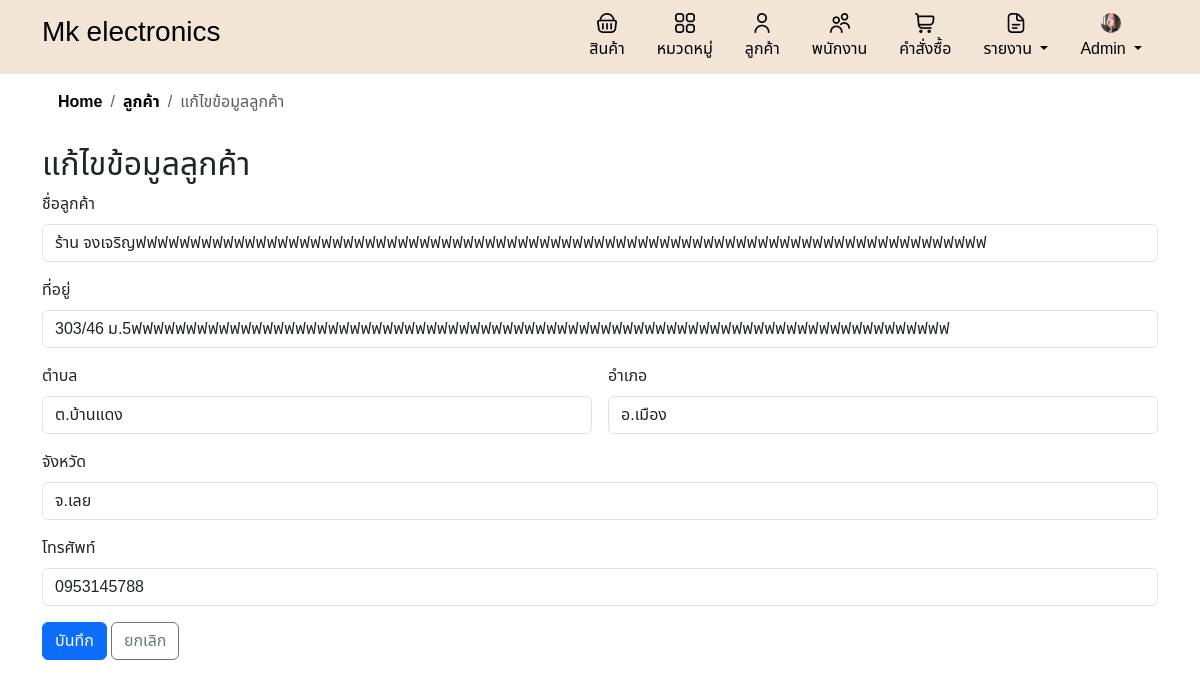
/edit_customer.php?customer_id=1 (signed in), run on the app's committed database.
### tables this page shows
CREATE TABLE `companies` (
  `company_id` int(11) NOT NULL,
  `company_name` varchar(100) NOT NULL,
  `company_address` varchar(255) DEFAULT NULL,
  `company_phone` varchar(10) DEFAULT NULL,
  `company_email` varchar(100) DEFAULT NULL,
  `profile_image` varchar(255) DEFAULT NULL
);

CREATE TABLE `customers` (
  `customer_id` int(11) NOT NULL,
  `customer_name` varchar(100) NOT NULL,
  `address` varchar(255) DEFAULT NULL,
  `district` varchar(100) DEFAULT NULL,
  `city` varchar(100) DEFAULT NULL,
  `province` varchar(100) DEFAULT NULL,
  `phonenumber` varchar(10) DEFAULT NULL,
  `created_at` timestamp NOT NULL DEFAULT current_timestamp()
);

### edit_customer.php (the view, shortened to what this page needs)
<?php
include 'db.php';
include 'header.php';
include 'inc/links.php';
if (isset($_GET['customer_id'])) {
    $customer_id = $_GET['customer_id'];
    $sql = "SELECT * FROM customers WHERE customer_id = $customer_id";
    $result = $conn->query($sql);
    if ($result->num_rows > 0) {
        $customer = $result->fetch_assoc();
    } else {
        echo "ไม่พบข้อมูลลูกค้า";
        exit;
    }
} else {
    echo "ไม่มีข้อมูลลูกค้า";
    exit;
}
?>
<!DOCTYPE html>
<html lang="th">
<head>
</head>
<body>
    <div class="container">
        <nav aria-label="breadcrumb">
            <ol class="breadcrumb breadcrumb-chevron p-3 rounded -3">
                <li class="breadcrumb-item">
                    <a class="link-body-emphasis fw-semibold text-decoration-none" href="home.php">Home</a>
                </li>
                <li class="breadcrumb-item">
                    <a class="link-body-emphasis fw-semibold text-decoration-none" href="customer.php">ลูกค้า</a>
                </li>
                <li class="breadcrumb-item active" aria-current="page">แก้ไขข้อมูลลูกค้า</li>
            </ol>
        </nav>
        <h2>แก้ไขข้อมูลลูกค้า</h2>
        <form method="post" action="edit_customer.php?customer_id=<?php echo $customer_id; ?>">
            <div class="mb-3">
                <label for="customer_name" class="form-label">ชื่อลูกค้า</label>
                <input type="text" class="form-control" id="customer_name" name="customer_name" autocomplete="off"
                    value="<?php echo $customer['customer_name']; ?>" required>
            </div>
            <div class="mb-3">
                <label for="address" class="form-label">ที่อยู่</label>
                <input type="text" class="form-control" id="address" name="address" autocomplete="off"
                    value="<?php echo $customer['address']; ?>" required>
            </div>
            <div class="row gx-3 mb-3">
                <div class="col-md-6">
                    <label for="district" class="form-label">ตำบล</label>
                    <input type="text" class="form-control" id="district" name="district" autocomplete="off"
                        value="<?php echo $customer['district']; ?>" required>
                </div>
                <div class="col-md-6">
                    <label for="city" class="form-label">อำเภอ</label>
                    <input type="text" class="form-control" id="amphoe" name="city" autocomplete="off"
                        value="<?php echo $customer['city']; ?>" required>
                </div>
            </div>
            <div class="mb-3">
                <label for="province" class="form-label">จังหวัด</label>
                <input type="text" class="form-control" id="province" name="province" autocomplete="off"
                    value="<?php echo $customer['province']; ?>" required>
            </div>
            <div class="mb-3">
                <label for="phonenumber" class="form-label">โทรศัพท์</label>
                <input type="number" class="form-control" id="phonenumber" name="phonenumber" maxlength="10"
                    autocomplete="off" value="<?php echo $customer['phonenumber']; ?>" required>
            </div>
            <button type="submit" class="btn btn-primary custom-btn-t">บันทึก</button>
            <a href="customer.php" class="btn btn-outline-secondary custom-btn-s">ยกเลิก</a>
        </form>
    </div>
</body>
</html>

### header.php (shortened to what this page needs)
<?php
include 'db.php';
$sql = "SELECT profile_image FROM companies WHERE company_id = 1";
$result = $conn->query($sql);
$profile_image = 'default.png';
if ($result->num_rows > 0) {
    $row = $result->fetch_assoc();
    if (!empty($row['profile_image'])) {
        $profile_image = $row['profile_image'];
    }
}
?>
<div class="header-container">
    <div class="container">
        <div class="d-flex flex-wrap align-items-center justify-content-center justify-content-lg-start">
            <a href="home.php"
                class="d-flex align-items-center my-2 my-lg-0 me-lg-auto <?php echo basename($_SERVER['PHP_SELF']) == 'home.php' ? 'text-secondary active' : 'text-black'; ?> text-decoration-none">
                <h3>Mk electronics</h3>
            </a>
            <ul class="nav col-12 col-lg-auto my-2 justify-content-center my-md-0">
                <li>
                    <a href="product.php"
                        class="nav-link <?php echo basename($_SERVER['PHP_SELF']) == 'product.php' ? 'text-secondary active' : 'text-black'; ?>">
                        <img src="image/shopping-basket.png" class="bi d-block mx-auto mb-1 icon" width="20"
                            height="20">
                        สินค้า
                    </a>
                </li>
                <li>
                    <a href="category.php"
                        class="nav-link <?php echo basename($_SERVER['PHP_SELF']) == 'category.php' ? 'text-secondary active' : 'text-black'; ?>">
                        <img src="image/apps.png" class="bi d-block mx-auto mb-1 icon" width="20"
                            height="20">
                        หมวดหมู่
                    </a>
                </li>
                <li>
                    <a href="customer.php"
                        class="nav-link <?php echo basename($_SERVER['PHP_SELF']) == 'customer.php' ? 'text-secondary active' : 'text-black'; ?>">
                        <img src="image/user (1).png" class="bi d-block mx-auto mb-1 icon" width="20" height="20">
                        ลูกค้า
                    </a>
                </li>
                <?php if ($_SESSION['role'] === 'admin'): ?>
                    <li>
                        <a href="employee.php"
                            class="nav-link <?php echo basename($_SERVER['PHP_SELF']) == 'employee.php' ? 'text-secondary active' : 'text-black'; ?>">
                            <img src="image/users.png" class="bi d-block mx-auto mb-1 icon" width="20" height="20">
                            พนักงาน
                        </a>
                    </li>
                <?php endif; ?>
                <li>
                    <a href="order.php"
                        class="nav-link <?php echo basename($_SERVER['PHP_SELF']) == 'order.php' ? 'text-secondary active' : 'text-black'; ?>">
                        <img src="image/shopping-cart.png" class="bi d-block mx-auto mb-1 icon" width="20" height="20">
                        คำสั่งซื้อ
                    </a>
                </li>
                <?php if ($_SESSION['role'] === 'admin'): ?>
                    <li class="nav-item dropdown">
                        <a href="#"
                            class="nav-link dropdown-toggle <?php echo basename($_SERVER['PHP_SELF']) == 'report.php' ? 'text-secondary active' : 'text-black'; ?>"
                            id="dropdownReport" role="button" data-bs-toggle="dropdown" aria-expanded="false">
                            <img src="image/document.png" class="bi d-block mx-auto mb-1 icon" width="20" height="20">
                            รายงาน
                        </a>
                    </li>
                    <li class="nav-item dropdown">
                        <a href="#"
                            class="nav-link dropdown-toggle <?php echo basename($_SERVER['PHP_SELF']) == 'admin.php' ? 'text-secondary active' : 'text-black'; ?>"
                            id="dropdownProfile" role="button" data-bs-toggle="dropdown" aria-expanded="false">
                            <img src="uploads/<?php echo htmlspecialchars($profile_image); ?>"
                                class="bi d-block mx-auto mb-1 icon rounded-circle" width="20" height="20"
                                alt="Profile Image">
                            <?php echo ($_SESSION['role'] === 'admin') ? 'Admin' : 'User'; ?>
                        </a>
                    </li>
                <?php endif; ?>
            </ul>
        </div>
    </div>
</div>
</body>
</html>

### style.css (style rules this page uses)
* { font-family: "Noto Sans Thai", sans-serif; }
html { overflow-y: scroll; }
body { font-family: "Noto Sans Thai", sans-serif; background-color: #ffffff; }
.header-container { width: 100%; background-color: #F2E5D5; padding: 5px; }
.custom-btn-t { background-color: #C7A98B; color: #000000; border: none; }
.custom-btn-s { color: #ff0000; border: none; border: 1px solid #ff0000; }
body { margin-bottom: 20px; padding: 0; background-color: #f8f9fa; }
html, body { height: 100%; }

### data on the page
companies: profile_image (picture)
customers: customer_name "ร้าน จงเจริญฟฟฟฟฟฟฟฟฟฟฟฟฟฟฟฟฟฟฟฟฟฟฟฟฟฟฟฟฟฟฟฟฟฟฟฟฟฟฟฟฟฟฟฟฟฟฟฟฟฟฟฟฟฟฟฟฟฟฟฟฟฟฟฟฟฟฟฟฟฟฟฟฟฟฟฟฟฟ", address "303/46 ม.5ฟฟฟฟฟฟฟฟฟฟฟฟฟฟฟฟฟฟฟฟฟฟฟฟฟฟฟฟฟฟฟฟฟฟฟฟฟฟฟฟฟฟฟฟฟฟฟฟฟฟฟฟฟฟฟฟฟฟฟฟฟฟฟฟฟฟฟฟฟฟฟฟฟฟฟ", district "ต.บ้านแดง", city "อ.เมือง", province "จ.เลย", phonenumber "0953145788"
